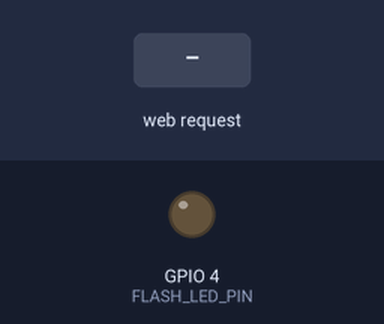
Bench run of a sketch on a simulated ESP32. Shown: output pins drawn as LEDs (lit = HIGH). Inputs (shaded band) come from the test bench. WiFi joins after 1.5 s; servers stay silent unless stated; the camera gives no picture; what the sketch prints to the serial monitor is not drawn.

Above: at 3.0 s.
3.1 s: HTTP request GET /flash?state=on received
At 4.0 s:
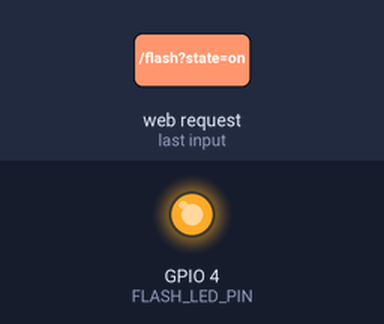
4.6 s: HTTP request GET /flash?state=off received
At 5.1 s:
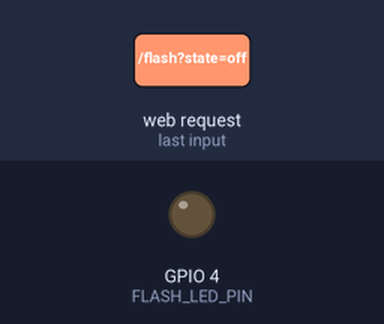
Timing chart, 0 to 7.6 s (numbered marks = the images above; inputs shaded):
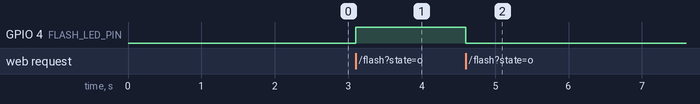

The sketch:

esp32cam.ino
```cpp
#include "esp_camera.h"
#include <WiFi.h>
#include <WebServer.h>

// ====== WiFi ======
const char* ssid = "Home";
const char* password = "123456789";

WebServer server(80);

// ====== Pinout ESP32-CAM AI Thinker ======
#define PWDN_GPIO_NUM     32
#define RESET_GPIO_NUM    -1
#define XCLK_GPIO_NUM      0
#define SIOD_GPIO_NUM     26
#define SIOC_GPIO_NUM     27

#define Y9_GPIO_NUM       35
#define Y8_GPIO_NUM       34
#define Y7_GPIO_NUM       39
#define Y6_GPIO_NUM       36
#define Y5_GPIO_NUM       21
#define Y4_GPIO_NUM       19
#define Y3_GPIO_NUM       18
#define Y2_GPIO_NUM        5
#define VSYNC_GPIO_NUM    25
#define HREF_GPIO_NUM     23
#define PCLK_GPIO_NUM     22

// ====== Flash LED ======
#define FLASH_LED_PIN 4
bool flashOn = false;

// ====== Cấu hình camera ======
void setupCamera() {
  camera_config_t config;
  config.ledc_channel = LEDC_CHANNEL_0;
  config.ledc_timer = LEDC_TIMER_0;
  config.pin_d0 = Y2_GPIO_NUM;
  config.pin_d1 = Y3_GPIO_NUM;
  config.pin_d2 = Y4_GPIO_NUM;
  config.pin_d3 = Y5_GPIO_NUM;
  config.pin_d4 = Y6_GPIO_NUM;
  config.pin_d5 = Y7_GPIO_NUM;
  config.pin_d6 = Y8_GPIO_NUM;
  config.pin_d7 = Y9_GPIO_NUM;
  config.pin_xclk = XCLK_GPIO_NUM;
  config.pin_pclk = PCLK_GPIO_NUM;
  config.pin_vsync = VSYNC_GPIO_NUM;
  config.pin_href = HREF_GPIO_NUM;
  config.pin_sscb_sda = SIOD_GPIO_NUM;
  config.pin_sscb_scl = SIOC_GPIO_NUM;
  config.pin_pwdn = PWDN_GPIO_NUM;
  config.pin_reset = RESET_GPIO_NUM;
  config.xclk_freq_hz = 20000000;
  config.frame_size = FRAMESIZE_SVGA;       // 800x600
  config.pixel_format = PIXFORMAT_JPEG;    // JPEG
  config.jpeg_quality = 12;                // chất lượng vừa phải
  config.fb_count = 2;                     // 2 buffer để stream mượt hơn

  if (esp_camera_init(&config) != ESP_OK) {
    Serial.println("Camera init failed");
    while (true) delay(1000);
  }
}

// ====== Handler chụp ảnh ======
void handleCapture() {
  camera_fb_t * fb = esp_camera_fb_get();
  if (!fb) {
    server.send(500, "text/plain", "Camera capture failed");
    return;
  }
  server.sendHeader("Content-Type", "image/jpeg");
  server.send_P(200, "image/jpeg", (char*)fb->buf, fb->len);
  esp_camera_fb_return(fb);
}

// ====== Handler stream video ======
void handleStream() {
  server.sendHeader("Access-Control-Allow-Origin", "*");
  server.setContentLength(CONTENT_LENGTH_UNKNOWN);
  server.send(200, "multipart/x-mixed-replace; boundary=frame");

  while (true) {
    camera_fb_t * fb = esp_camera_fb_get();
    if (!fb) continue;

    server.sendContent("--frame\r\n");
    server.sendContent("Content-Type: image/jpeg\r\n\r\n");
    server.sendContent((const char*)fb->buf, fb->len);
    server.sendContent("\r\n");

    esp_camera_fb_return(fb);

    if (!server.client().connected()) break;
  }
}

// ====== Handler flash LED ======
void handleFlash() {
  if (server.hasArg("state")) {
    String state = server.arg("state");
    if (state == "on") {
      digitalWrite(FLASH_LED_PIN, HIGH);
      flashOn = true;
      server.send(200, "text/plain", "Flash ON");
    } else if (state == "off") {
      digitalWrite(FLASH_LED_PIN, LOW);
      flashOn = false;
      server.send(200, "text/plain", "Flash OFF");
    } else {
      server.send(400, "text/plain", "Invalid state");
    }
  } else {
    server.send(400, "text/plain", "Missing state arg");
  }
}

// ====== Handler kiểm tra trạng thái flash ======
void handleFlashStatus() {
  if (flashOn) {
    server.send(200, "text/plain", "Flash is ON");
  } else {
    server.send(200, "text/plain", "Flash is OFF");
  }
}

// ====== WiFi reconnect ======
void checkWiFi() {
  if (WiFi.status() != WL_CONNECTED) {
    WiFi.begin(ssid, password);
    unsigned long startAttempt = millis();
    while (WiFi.status() != WL_CONNECTED && millis() - startAttempt < 5000) {
      delay(100);
      Serial.print(".");
    }
    if (WiFi.status() == WL_CONNECTED) {
      Serial.println("WiFi reconnected");
      Serial.print("ESP32-CAM IP: ");
      Serial.println(WiFi.localIP());
    }
  }
}

// ====== Setup ======
void setup() {
  Serial.begin(115200);

  WiFi.begin(ssid, password);
  while (WiFi.status() != WL_CONNECTED) {
    delay(500);
    Serial.print(".");
  }
  Serial.println("\nWiFi connected");
  Serial.print("ESP32-CAM IP: ");
  Serial.println(WiFi.localIP());

  setupCamera();

  // Luôn tắt đèn khi khởi động
  pinMode(FLASH_LED_PIN, OUTPUT);
  digitalWrite(FLASH_LED_PIN, LOW);
  flashOn = false;

  // Khai báo các endpoint
  server.on("/capture", HTTP_GET, handleCapture);
  server.on("/stream", HTTP_GET, handleStream);
  server.on("/flash", HTTP_GET, handleFlash);
  server.on("/flash/status", HTTP_GET, handleFlashStatus);
  server.begin();
}

// ====== Loop ======
void loop() {
  checkWiFi();
  server.handleClient();
}
```

Measured:
- after the input at 3.1 s, GPIO 4 (FLASH_LED_PIN): LOW → HIGH at once
- after the input at 4.6 s, GPIO 4 (FLASH_LED_PIN): HIGH → LOW at once
